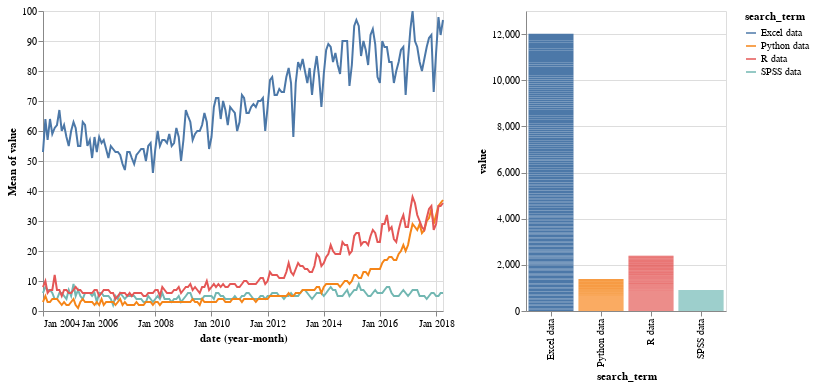

Notebook cell for this chart:
### Code cell
(line_trends|bar_trends)

### Figure 1 — Vega-Lite specification as saved in the notebook (floating-point values rounded to 4 significant figures; data arrays with more than 128 entries replaced by an {"elided": "..."} marker saying what was removed)
{"config": {"view": {"continuousWidth": 400, "continuousHeight": 300}}, "hconcat": [{"mark": "line", "encoding": {"color": {"type": "nominal", "field": "search_term"}, "x": {"type": "temporal", "field": "date", "timeUnit": "yearmonth"}, "y": {"type": "quantitative", "aggregate": "mean", "field": "value"}}}, {"mark": "bar", "encoding": {"color": {"type": "nominal", "field": "search_term"}, "x": {"type": "nominal", "field": "search_term"}, "y": {"type": "quantitative", "field": "value"}}, "width": 200}], "data": {"name": "data-e98c37ccd35f211240bd82ee68b1da10"}, "$schema": "https://vega.github.io/schema/vega-lite/v4.8.1.json", "datasets": {"data-e98c37ccd35f211240bd82ee68b1da10": {"elided": "688 records"}}}
